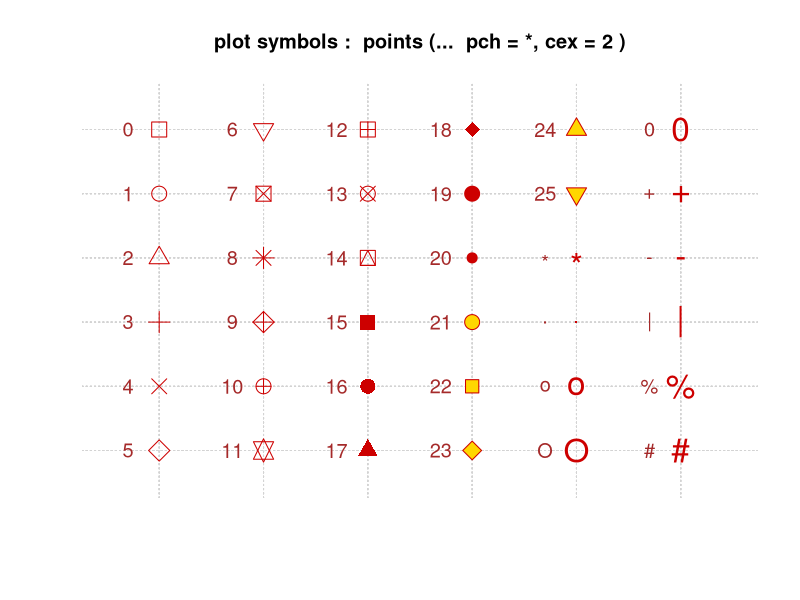
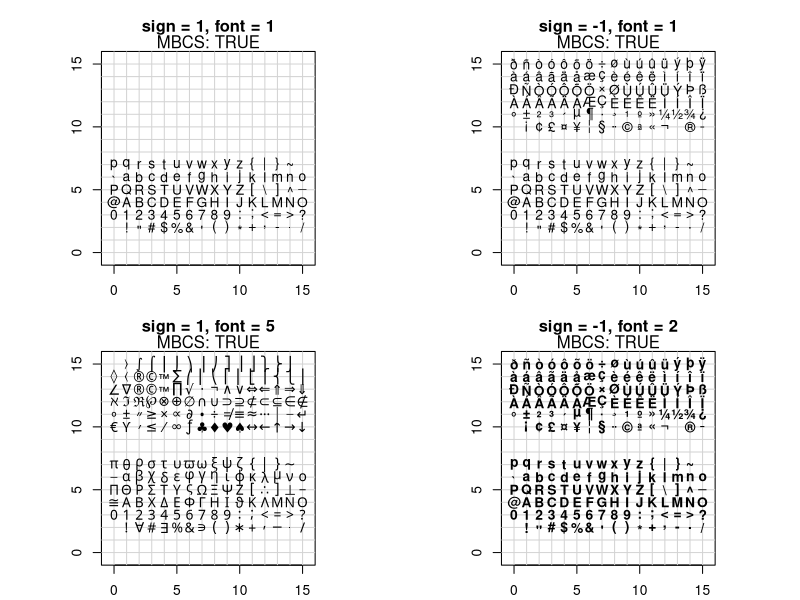
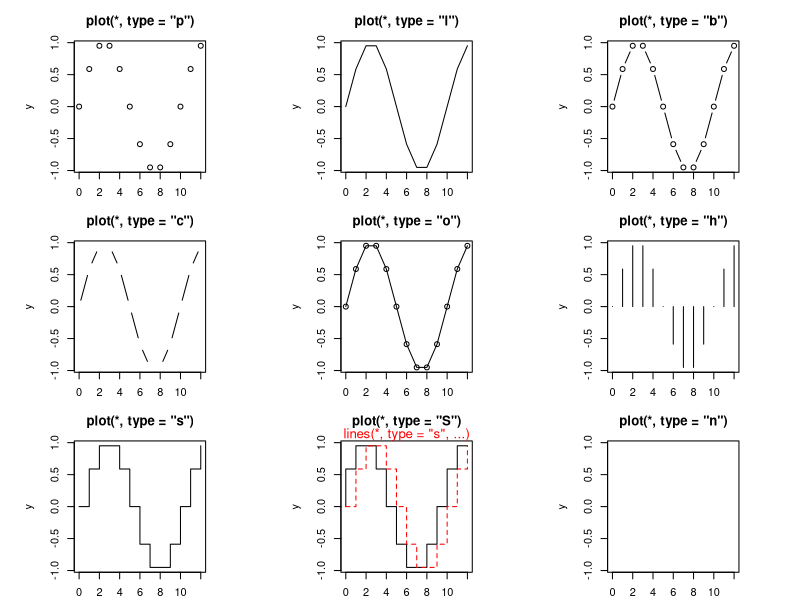
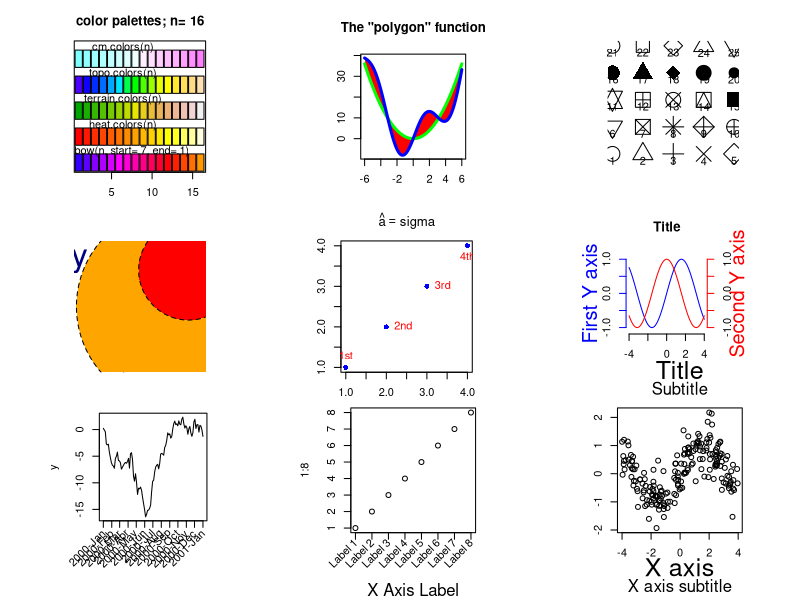
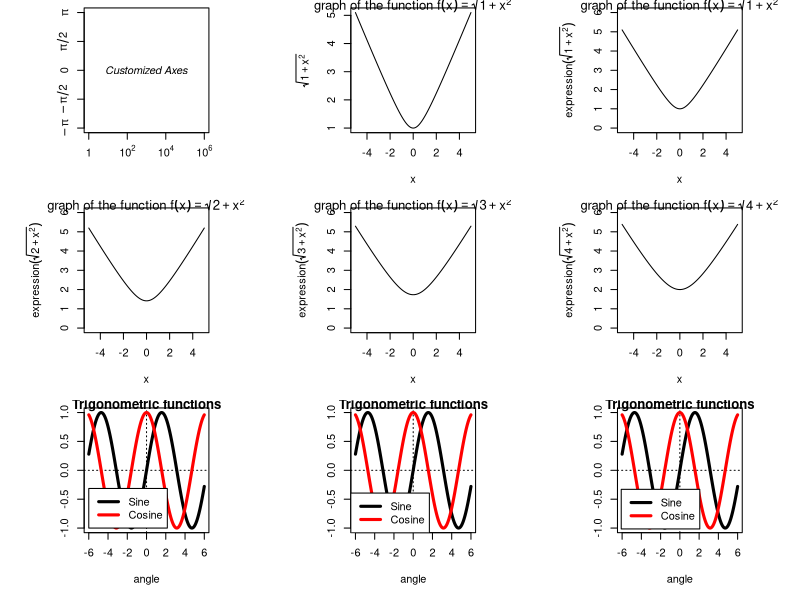
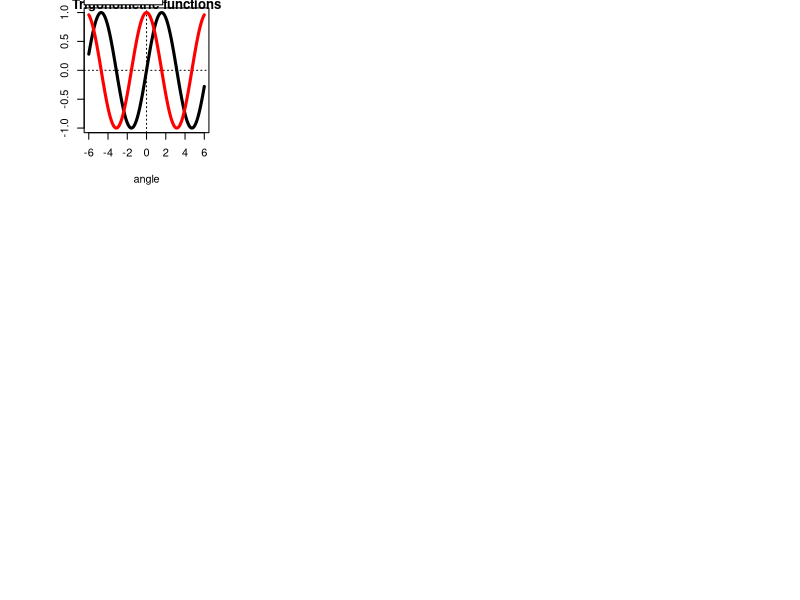
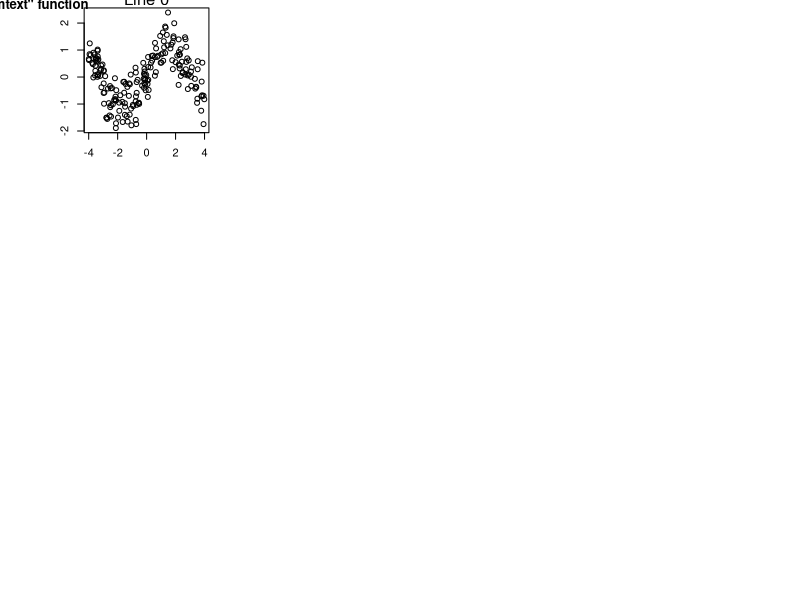
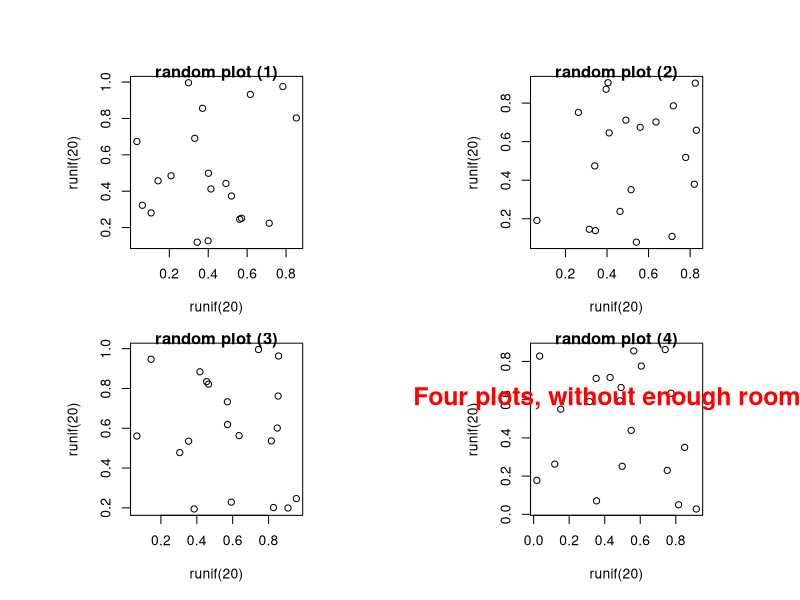

Write R code to recreate these figures, in order.
## ---- chunk 1
##-------- Showing all the extra & some char graphics symbols ---------
pchShow <-
  function(extras = c("*",".", "o","O","0","+","-","|","%","#"),
           cex = 2, ## good for both .Device=="postscript" and "x11"
           col = "red3", bg = "gold", coltext = "brown", cextext = 1.2,
           main = paste("plot symbols :  points (...  pch = *, cex =",
                        cex,")"))
  {
    nex <- length(extras)
    np  <- 26 + nex
    ipch <- 0:(np-1)
    k <- floor(sqrt(np))
    dd <- c(-1,1)/2
    rx <- dd + range(ix <- ipch %/% k)
    ry <- dd + range(iy <- 3 + (k-1)- ipch %% k)
    pch <- as.list(ipch) # list with integers & strings
    if(nex > 0) pch[26+ 1:nex] <- as.list(extras)
    plot(rx, ry, type = "n", axes  =  FALSE, xlab = "", ylab = "", main = main)
    abline(v = ix, h = iy, col = "lightgray", lty = "dotted")
    for(i in 1:np) {
      pc <- pch[[i]]
      ## 'col' symbols with a 'bg'-colored interior (where available) :
      points(ix[i], iy[i], pch = pc, col = col, bg = bg, cex = cex)
      if(cextext > 0)
          text(ix[i] - 0.3, iy[i], pc, col = coltext, cex = cextext)
    }
  }

pchShow()
## ---- chunk 2
## ------------ test code for various pch specifications -------------
# Try this in various font families (including Hershey)
# and locales.  Use sign = -1 asserts we want Latin-1.
# Standard cases in a MBCS locale will not plot the top half.
TestChars <- function(sign = 1, font = 1, ...)
{
   MB <- l10n_info()$MBCS
   r <- if(font == 5) { sign <- 1; c(32:126, 160:254)
       } else if(MB) 32:126 else 32:255
   if (sign == -1) r <- c(32:126, 160:255)
   par(pty = "s")
   plot(c(-1,16), c(-1,16), type = "n", xlab = "", ylab = "",
        xaxs = "i", yaxs = "i",
        main = sprintf("sign = %d, font = %d", sign, font))
   grid(17, 17, lty = 1) ; mtext(paste("MBCS:", MB))
   for(i in r) try(points(i%%16, i%/%16, pch = sign*i, font = font,...))
}
par(mfrow=c(2,2), mar = .1+ c(2,2,3,1))
TestChars()
try(TestChars(sign = -1))
TestChars(font = 5)  # Euro might be at 160 (0+10*16).
                     # macOS has apple at 240 (0+15*16).
try(TestChars(-1, font = 2))  # bold
## ---- chunk 3
x <- 0:12
y <- sin(pi/5 * x)
par(mfrow = c(3,3), mar = .1+ c(2,2,3,1))
for (tp in c("p","l","b",  "c","o","h",  "s","S","n")) {
   plot(y ~ x, type = tp, main = paste0("plot(*, type = \"", tp, "\")"))
   if(tp == "S") {
      lines(x, y, type = "s", col = "red", lty = 2)
      mtext("lines(*, type = \"s\", ...)", col = "red", cex = 0.8)
   }
}
## ---- chunk 4
# From the manual
ch.col <- c(
  "rainbow(n, start=.7, end=.1)",
  "heat.colors(n)",
  "terrain.colors(n)",
  "topo.colors(n)",
  "cm.colors(n)"
) # 选择颜色
n <- 16
nt <- length(ch.col)
i <- 1:n
j <- n / nt
d <- j / 6
dy <- 2 * d
plot(i, i + d,
  type = "n",
  yaxt = "n",
  ylab = "",
  main = paste("color palettes; n=", n)
)
for (k in 1:nt) {
  rect(i - .5, (k - 1) * j + dy, i + .4, k * j,
    col = eval(parse(text = ch.col[k]))
  ) # 咬人的函数/字符串解析为/转函数
  text(2 * j, k * j + dy / 4, ch.col[k])
}
## ---- chunk 5
my.col <- function(f, g, xmin, xmax, col, N = 200,
                   xlab = "", ylab = "", main = "") {
  x <- seq(xmin, xmax, length = N)
  fx <- f(x)
  gx <- g(x)
  plot(0, 0,
    type = "n",
    xlim = c(xmin, xmax),
    ylim = c(min(fx, gx), max(fx, gx)),
    xlab = xlab, ylab = ylab, main = main
  )
  polygon(c(x, rev(x)), c(fx, rev(gx)),
    col = "red", border = 0
  )
  lines(x, fx, lwd = 3, col = "green")
  lines(x, gx, lwd = 3, col = "blue")
}
op <- par(mar = c(3, 3, 4, 1) + .1)
my.col(function(x) x^2, function(x) x^2 + 10 * sin(x),
  -6, 6,
  main = "The \"polygon\" function"
)
par(op)
## ---- chunk 6
plot(0, 0,
  xlim = c(1, 5), ylim = c(-.5, 4),
  axes = F,
  xlab = "", ylab = ""
)
for (i in 0:4) {
  for (j in 1:5) {
    n <- 5 * i + j
    points(j, i,
      pch = n,
      cex = 3
    )
    text(j, i - .25, as.character(n))
  }
}
## ---- chunk 7
# https://jeroen.github.io/uros2018/#23
plot.new()
plot.window(xlim = c(0, 100), ylim = c(0, 100))
polygon(c(10, 40, 80), c(10, 80, 40), col = "hotpink")
text(40, 90, labels = "My drawing", col = "navyblue", cex = 3)
symbols(c(70, 80, 90), c(20, 50, 80),
  circles = c(10, 20, 10),
  bg = c("yellow", "orange", "red"), add = TRUE, lty = "dashed"
)
## ---- chunk 8
y <- x <- 1:4
plot(x, y, ann = F, col = "blue", pch = 16)
text(x, y,
  labels = c("1st", "2nd", "3rd", "4th"),
  col = "red", pos = c(3, 4, 4, 1), offset = 0.6
)
ahat <- "sigma"
# title(substitute(hat(a) == ahat, list(ahat = ahat)))
title(bquote(hat(a) == .(ahat)))
## ---- chunk 9
# 双Y轴
N <- 200
x <- seq(-4, 4, length = N)
y1 <- sin(x)
y2 <- cos(x)
op <- par(mar = c(5, 4, 4, 4)) # Add some space in the right margin
# The default is c(5,4,4,2) + .1
xlim <- range(x)
ylim <- c(-1.1, 1.1)
plot(x, y1,
  col = "blue", type = "l",
  xlim = xlim, ylim = ylim,
  axes = F, xlab = "", ylab = "", main = "Title"
)
axis(1)
axis(2, col = "blue")
par(new = TRUE)
plot(x, y2,
  col = "red", type = "l",
  xlim = xlim, ylim = ylim,
  axes = F, xlab = "", ylab = "", main = ""
)
axis(4, col = "red")
mtext("First Y axis", 2, line = 2, col = "blue", cex = 1.2)
mtext("Second Y axis", 4, line = 2, col = "red", cex = 1.2)
# 1,2,3,4 分别代表下左上右四个位置
## ---- chunk 10
# Rotated axis labels in R plots
# https://menugget.blogspot.com/2014/08/rotated-axis-labels-in-r-plots.html
# Example data
tmin <- as.Date("2000-01-01")
tmax <- as.Date("2001-01-01")
tlab <- seq(tmin, tmax, by = "month")
lab <- format(tlab, format = "%Y-%b")
set.seed(111)
x <- seq(tmin, tmax, length.out = 100)
y <- cumsum(rnorm(100))

# Plot
# png("plot_w_rotated_axis_labels.png", height = 3,
#     width = 6, units = "in", res = 300)
op <- par(mar = c(6, 4, 1, 1))
plot(x, y, t = "l", xaxt = "n", xlab = "")
axis(1, at = tlab, labels = FALSE)
text(
  x = tlab, y = par()$usr[3] - 0.1 * (par()$usr[4] - par()$usr[3]),
  labels = lab, srt = 45, adj = 1, xpd = TRUE
)
par(op)
# dev.off()
## ---- chunk 11
## Increase bottom margin to make room for rotated labels
par(mar = c(5, 4, .5, 2) + 0.1)
## Create plot with no x axis and no x axis label
plot(1:8, xaxt = "n", xlab = "")
## Set up x axis with tick marks alone
axis(1, labels = FALSE)
## Create some text labels
labels <- paste("Label", 1:8, sep = " ")
## Plot x axis labels at default tick marks
text(1:8, par("usr")[3] - 0.5,
  srt = 45, adj = 1,
  labels = labels, xpd = TRUE
)
## Plot x axis label at line 6 (of 7)
mtext(side = 1, text = "X Axis Label", line = 4)
## ---- chunk 12
N <- 200
x <- runif(N, -4, 4)
y <- sin(x) + .5 * rnorm(N)
plot(x, y, xlab = "", ylab = "", main = "")
mtext("Subtitle", 3, line = .8)
mtext("Title", 3, line = 2, cex = 1.5)
mtext("X axis", 1, line = 2.5, cex = 1.5)
mtext("X axis subtitle", 1, line = 3.7)
## ---- chunk 13
# 自定义坐标轴
plot(c(1, 1e6), c(-pi, pi),
  type = "n",
  axes = FALSE, ann = FALSE, log = "x"
)
axis(1,
  at = c(1, 1e2, 1e4, 1e6),
  labels = expression(1, 10^2, 10^4, 10^6)
)
axis(2,
  at = c(-pi, -pi / 2, 0, pi / 2, pi),
  labels = expression(-pi, -pi / 2, 0, pi / 2, pi)
)
text(1e3, 0, expression(italic("Customized Axes")))
box()
## ---- chunk 14
x <- seq(-5, 5, length = 200)
y <- sqrt(1 + x^2)
plot(y ~ x,
  type = "l",
  ylab = expression(sqrt(1 + x^2))
)
title(main = expression(
  "graph of the function f"(x) == sqrt(1 + x^2)
))
## ---- chunk 15
x <- seq(-5, 5, length = 200)
for (i in 1:4) { # 画四个图
  y <- sqrt(i + x^2)
  plot(y ~ x,
    type = "l",
    ylim = c(0, 6),
    ylab = substitute(
      expression(sqrt(i + x^2)),
      list(i = i)
    )
  )
  title(main = substitute(
    "graph of the function f"(x) == sqrt(i + x^2),
    list(i = i)
  ))
}
## ---- chunk 16
x <- seq(-6, 6, length = 200)
y <- sin(x)
z <- cos(x)
plot(y ~ x,
  type = "l", lwd = 3,
  ylab = "", xlab = "angle", main = "Trigonometric functions"
)
abline(h = 0, lty = 3)
abline(v = 0, lty = 3)
lines(z ~ x, type = "l", lwd = 3, col = "red")
legend(-6, -1,
  yjust = 0,
  c("Sine", "Cosine"),
  lwd = 3, lty = 1, col = c(par("fg"), "red")
)
## ---- chunk 17
xmin <- par("usr")[1]
xmax <- par("usr")[2]
ymin <- par("usr")[3]
ymax <- par("usr")[4]

plot(y ~ x,
  type = "l", lwd = 3,
  ylab = "", xlab = "angle", main = "Trigonometric functions"
)
abline(h = 0, lty = 3)
abline(v = 0, lty = 3)
lines(z ~ x, type = "l", lwd = 3, col = "red")
legend("bottomleft",
  c("Sine", "Cosine"),
  lwd = 3, lty = 1, col = c(par("fg"), "red")
)
## ---- chunk 18
plot(y ~ x,
  type = "l", lwd = 3,
  ylab = "", xlab = "angle", main = "Trigonometric functions"
)
abline(h = 0, lty = 3)
abline(v = 0, lty = 3)
lines(z ~ x, type = "l", lwd = 3, col = "red")
legend("bottomleft",
  c("Sine", "Cosine"),
  inset = c(.03, .03),
  lwd = 3, lty = 1, col = c(par("fg"), "red")
)
## ---- chunk 19
op <- par(no.readonly = TRUE)
plot(y ~ x,
  type = "l", lwd = 3,
  ylab = "", xlab = "angle", main = "Trigonometric functions"
)
abline(h = 0, lty = 3)
abline(v = 0, lty = 3)
lines(z ~ x, type = "l", lwd = 3, col = "red")
par(xpd = TRUE) # Do not clip to the drawing area 关键一行/允许出界
lambda <- .025
legend(par("usr")[1],
  (1 + lambda) * par("usr")[4] - lambda * par("usr")[3],
  c("Sine", "Cosine"),
  xjust = 0, yjust = 0,
  lwd = 3, lty = 1, col = c(par("fg"), "red")
)
par(op)
## ---- chunk 20
N <- 200
x <- runif(N, -4, 4)
y <- sin(x) + .5 * rnorm(N)
plot(x, y,
  xlab = "", ylab = "",
  main = paste(
    "The \"mtext\" function",
    paste(rep(" ", 60), collapse = "")
  )
)
mtext("Line 0", 3, line = 0)
mtext("Line 1", 3, line = 1)
mtext("Line 2", 3, line = 2)
mtext("Line 3", 3, line = 3)
## ---- chunk 21
# 多图排列/分屏 page 47
# 最常用的是 par mfrow mfcol分别按行/列放置图形
op <- par(
  mfrow = c(2, 2),
  oma = c(0, 0, 4, 0) # Outer margins
)
for (i in 1:4)
  plot(runif(20), runif(20),
    main = paste("random plot (", i, ")", sep = "")
  )
par(op)
mtext("Four plots, without enough room for this title",
  side = 3, font = 2, cex = 1.5, col = "red"
) # 总/大标题放不下
## ---- chunk 22
op <- par(
  mfrow = c(2, 2),
  oma = c(0, 0, 3, 0) # Outer margins
)
for (i in 1:4)
  plot(runif(20), runif(20),
    main = paste("random plot (", i, ")", sep = "")
  )
par(op)
mtext("Four plots, with some room for this title",
  side = 3, line = 1.5, font = 1, cex = 1.5, col = "red"
)
## ---- chunk 23
op <- par(
  mfrow = c(2, 2),
  oma = c(0, 0, 3, 0),
  mar = c(3, 3, 4, 1) + .1 # Margins
)
for (i in 1:4)
  plot(runif(20), runif(20),
    xlab = "", ylab = "",
    main = paste("random plot (", i, ")", sep = "")
  )
par(op)
mtext("Title",
  side = 3, line = 1.5, font = 2, cex = 2, col = "red"
)
## ---- chunk 24
plot(runif(5), runif(5),
  xlim = c(0, 1), ylim = c(0, 1)
)
points(runif(5), runif(5),
  col = "orange", pch = 16, cex = 3
)
lines(runif(5), runif(5), col = "red")
segments(runif(5), runif(5), runif(5), runif(5),
  col = "blue"
)
title(main = "Overlaying points, segments, lines...")
## ---- chunk 25
op <- par(oma = c(0, 0, 3, 0))
layout(matrix(c(
  1, 1, 1,
  2, 3, 4,
  2, 3, 4
), nr = 3, byrow = TRUE))
hist(rnorm(n), col = "light blue")
hist(rnorm(n), col = "light blue")
hist(rnorm(n), col = "light blue")
hist(rnorm(n), col = "light blue")
mtext("The \"layout\" function",
  side = 3, outer = TRUE,
  font = 2, cex = 1.2
)
## ---- chunk 26
plot(1:12,
  type = "b", main = "'fg' : axes, ticks and box in gray",
  fg = gray(0.7), bty = "7", sub = R.version.string
)
par(fig = c(1, 6, 5, 10) / 10, new = T)
plot(6:10,
  type = "b", main = "",
  fg = gray(0.7), bty = "7", xlab = R.version.string
)
## ---- chunk 27
n <- 1000
x <- rt(n, df = 10)
hist(x,
  col = "light blue",
  probability = "TRUE", main = "",
  ylim = c(0, 1.2 * max(density(x)$y))
)
lines(density(x),
  col = "red",
  lwd = 3
)
op <- par(
  fig = c(.02, .4, .5, .98),
  new = TRUE
)
qqnorm(x,
  xlab = "", ylab = "", main = "",
  axes = FALSE
)
qqline(x, col = "red", lwd = 2)
box(lwd = 2)
par(op)
## ---- chunk 28
random.plot <- function() {
  N <- 200
  f <- sample(
    list(
      rnorm,
      function(x) {
        rt(x, df = 2)
      },
      rlnorm,
      runif
    ),
    1
  ) [[1]]
  x <- f(N)
  hist(x, col = "lightblue", main = "", xlab = "", ylab = "", axes = F)
  axis(1)
}
op <- par(bg = "white", mar = c(2.5, 2, 1, 2))
split.screen(c(2, 1))
split.screen(c(1, 3), screen = 2)
screen(1)
random.plot()
# screen(2); random.plot() # Screen 2 was split into three screens: 3, 4, 5
screen(3)
random.plot()
screen(4)
random.plot()
screen(5)
random.plot()
close.screen(all = TRUE)
par(op)
## ---- chunk 29
data(diamonds, package = "ggplot2") # 加载数据
par(mar = c(2, 5, 1, 1))
barCenters <- barplot(table(diamonds$cut),
  col = "lightblue", axes = FALSE,
  axisnames = FALSE, horiz = TRUE, border = "white"
)
text(
  y = barCenters, x = par("usr")[3],
  adj = 1, labels = names(table(diamonds$cut)), xpd = TRUE
)
axis(1,
  labels = seq(0, 25000, by = 5000), at = seq(0, 25000, by = 5000),
  las = 1, col = "gray"
)
grid()
## ---- chunk 30
set.seed(123456)
barPois <- table(stats::rpois(1000, lambda = 5))
plot(barPois, col = "lightblue", type = "h", lwd = 10, main = "")
box(col = "gray")
## ---- chunk 31
set.seed(1234)
n <- 2^24
x <- runif(n, 0, 1)
delta <- 0.01
len <- diff(c(0, which(x < delta), n + 1)) - 1
ylim <- seq(0, 1800, by = 300)
xlim <- seq(0, 100, by = 20)
p <- hist(len[len < 101], breaks = -1:100 + 0.5, plot = FALSE)
plot(p, ann = FALSE, axes = FALSE, col = "lightblue", border = "white", main = "")
axis(1, labels = xlim, at = xlim, las = 1) # x 轴
axis(2, labels = ylim, at = ylim, las = 0) # y 轴
box(col = "gray")
## ---- chunk 32
with(data = faithful, {
  hist(eruptions, seq(1.6, 5.2, 0.2), prob = TRUE, main = "")
  lines(density(eruptions, bw = 0.1))
  rug(eruptions) # 添加数据点
})
## ---- chunk 33
hist(longley$Unemployed,
  probability = TRUE,
  col = "light blue", main = ""
)
# 添加密度估计
lines(density(longley$Unemployed),
  col = "red",
  lwd = 3
)
## ---- chunk 34
# hist(longley$Unemployed, density = 1, angle = 45)
# hist(longley$Unemployed, density = 3, angle = 15)
# hist(longley$Unemployed, density = 1, angle = 15)
hist(longley$Unemployed, density = 3, angle = 45, main = "")
## ---- chunk 35
library(MASS)
data(galaxies)
galaxies <- galaxies/1000
# Bandwidth Selection by Pilot Estimation of Derivatives
c(width.SJ(galaxies, method = "dpi"), width.SJ(galaxies))
plot(x = c(5, 40), y = c(0, 0.2), type = "n", bty = "l",
         xlab = "velocity of galaxy (km/s)", ylab = "density")
rug(galaxies)
lines(density(galaxies, width = 3.25, n = 200),col = 'blue', lty = 1)
lines(density(galaxies, width = 2.56, n = 200),col = 'red', lty = 3)
## ---- chunk 36
x <- seq(from = 110, to = 174, by = 0.5)
y1 <- dnorm(x, mean = 145, sd = 9)
y2 <- dnorm(x, mean = 138, sd = 8)
plot(x, y1, type="l", lwd=2, col="red",
     main="Systolic Blood Pressure Before and After Treatment",
     xlab = "Systolic Blood Pressure (mmHg)",
     ylab = "Frequency", yaxt="n",
     xlim = c(110, 175), ylim = c(0, 0.05))
lines(x, y2)
polygon(c(110,x,175),c(0,y2,0), col="firebrick3",
     border = "white")
polygon(c(117,x,175),c(0,y1,0), col="dodgerblue4",
     border = "white")
ylab = c(seq(from=0, to=175, by=25))
y = c(seq(from=0, to=0.05, length.out = 8))
axis(2,at=y,labels=ylab, las=1)
text(x = 120, y = 0.045, "- Pre-Treatment BP", col = "dodgerblue4", cex = 0.9)
text(x = 120, y = 0.04, " - Post-Treatment BP", col = "firebrick3", cex = 0.9)
points(109, 0.0445, pch = 15, col = "dodgerblue4")
points(109, 0.0395, pch = 15, col = "firebrick3")
## ---- chunk 37
days <- abs(rnorm(1000, 80, 125))
plot(density(days, from = 0),
  main = "Density plot",
  xlab = "Number of days since trial started"
)
plot(density(days, from = 0, to = 180, adjust = 0.2),
  main = "Density plot - Up to 180 days (86% of data)",
  xlab = "Number of days since trial started"
)
## ---- chunk 38
library(survival)
surv.days <- Surv(days)
surv.fit <- survfit(surv.days ~ 1)
plot(surv.fit,
  main = "Kaplan-Meier estimate with 95% confidence bounds (86% of data)",
  xlab = "Days since trial started",
  xlim = c(0, 180),
  ylab = "Survival function"
)
grid(20, 10, lwd = 2)
## ---- chunk 39
with(data = faithful, {
  long <- eruptions[eruptions > 3]
  plot(ecdf(long), do.points = FALSE, verticals = TRUE, main = "")
  x <- seq(3, 5.4, 0.01)
  lines(x, pnorm(x, mean = mean(long), sd = sqrt(var(long))), lty = 3)
})
## ---- chunk 40
with(data = faithful, {
  long <- eruptions[eruptions > 3]
  par(pty = "s") # arrange for a square figure region
  qqnorm(long, main = "")
  qqline(long)
})
## ---- chunk 41
matplot(time(EuStockMarkets), EuStockMarkets,
  main = "",
  xlab = "Date", ylab = "closing prices",
  pch = 17, type = "l", col = 1:4
)
legend("topleft", colnames(EuStockMarkets), pch = 17, lty = 1, col = 1:4)
## ---- chunk 42
pie.sales <- c(0.12, 0.3, 0.26, 0.16, 0.04, 0.12)
names(pie.sales) <- c(
  "Blueberry", "Cherry",
  "Apple", "Boston Cream", "Other", "Vanilla Cream"
)
pie(pie.sales, clockwise = TRUE, main = "")
segments(0, 0, 0, 1, col = "red", lwd = 2)
text(0, 1, "init.angle = 90", col = "red")
## ---- chunk 43
stem(longley$Unemployed)
## ---- chunk 44
stripchart(longley$Unemployed, method = "jitter", jitter = 0.1, pch = 16, col = "lightblue")
stripchart(longley$Unemployed, method = "overplot", pch = 16, col = "lightblue")
## ---- chunk 45
# 加载数据集
data(topo, package = "MASS")
# 查看数据集
str(topo)
## ---- chunk 46
plot(y ~ x,
  cex = (960 - z) / (960 - 690) * 3, data = topo,
  xlab = "X Coordinates", ylab = "Y coordinates"
)
## ---- chunk 47
plot(mpg ~ hp,
  data = subset(mtcars, am == 1), pch = 16, col = "blue",
  xlim = c(50, 350), ylim = c(10, 35)
)
points(mpg ~ hp,
  col = "red", pch = 16,
  data = subset(mtcars, am == 0)
)
legend(300, 35,
  c("1", "0"),
  title = "am",
  col = c("blue", "red"),
  pch = c(16, 16)
)
## ---- chunk 48
plot(Sepal.Length ~ Sepal.Width, data = iris, col = Species, pch = 16)
legend("topright",
  legend = unique(iris$Species), box.col = "gray",
  pch = 16, col = unique(iris$Species)
)
box(col = "gray")
## ---- chunk 49
data("iris")
pch <- rep(16, length(iris$Petal.Length))
pch[which(iris$Petal.Length < 1.4)] <- 17
stripchart(Petal.Length ~ Species,
  data = iris,
  vertical = TRUE, method = "jitter",
  pch = pch
)
# 对比一下
stripchart(Petal.Length ~ Species,
  data = iris, subset = Petal.Length > 1.4,
  vertical = TRUE, method = "jitter", ylim = c(1, 7),
  pch = 16
)
stripchart(Petal.Length ~ Species,
  data = iris, subset = Petal.Length < 1.4,
  vertical = TRUE, method = "jitter", add = TRUE,
  pch = 17, col = "red"
)
## ---- chunk 50
x1 <- matrix(rnorm(1e3), ncol = 2)
x2 <- matrix(rnorm(1e3, mean = 3, sd = 1.5), ncol = 2)
x <- rbind(x1, x2)
dcols <- densCols(x)
graphics::plot(x, col = dcols, pch = 20, panel.first = grid())
# title(main = "n = 1000", xpd = TRUE)
## ---- chunk 51
plot(Volume ~ Height,
  data = trees, pch = 16, cex = Girth / 8,
  col = rev(terrain.colors(nrow(trees), alpha = .5))
)
box(col = "gray")
## ---- chunk 52
A <- c(
  79.98, 80.04, 80.02, 80.04, 80.03, 80.03, 80.04, 79.97,
  80.05, 80.03, 80.02, 80, 80.02
)
B <- c(80.02, 79.94, 79.98, 79.97, 79.97, 80.03, 79.95, 79.97)
boxplot(A, B)
## ---- chunk 53
with(data = iris, {
  op <- par(mfrow = c(2, 2), mar = c(4, 4, 2, .5))
  plot(Sepal.Length ~ Species)
  plot(Sepal.Width ~ Species)
  plot(Petal.Length ~ Species)
  plot(Petal.Width ~ Species)
  par(op)
  mtext("Edgar Anderson's Iris Data", side = 3, line = 4)
})
## ---- chunk 54
boxplot(longley$Unemployed)
# 水平放置
boxplot(longley$Unemployed,
  horizontal = TRUE,
  col = "pink",
  main = ""
)
## ---- chunk 55
data(InsectSprays)
boxplot(count ~ spray,
  data = InsectSprays,
  col = "pink",
  xlab = "Spray",
  ylab = "Count",
  main = ""
)
## ---- chunk 56
boxplot(count ~ spray,
  data = InsectSprays,
  col = "pink",
  horizontal = TRUE,
  las = 1, # Horizontal labels
  xlab = "Count",
  ylab = "Spray",
  main = ""
)
## ---- chunk 57
# example from boxplot:
with(ToothGrowth, {
    boxplot(len ~ dose, boxwex = 0.25, at = 1:3 - 0.2,
            subset = (supp == "VC"), col = "yellow",
            main = "Guinea Pigs' Tooth Growth",
            xlab = "Vitamin C dose mg",
            ylab = "tooth length", ylim = c(0, 35))
    boxplot(len ~ dose, add = TRUE, boxwex = 0.25, at = 1:3 + 0.2,
            subset = supp == "OJ", col = "orange")
    legend(2, 9, c("Ascorbic acid", "Orange juice"),
           fill = c("yellow", "orange"))
})
## ---- chunk 58
# alternate form that avoids subset argument:
with(subset(ToothGrowth, supp == "VC"),
     boxplot(len ~ dose, boxwex = 0.25, at = 1:3 - 0.2,
             col = "yellow", main = "Guinea Pigs' Tooth Growth",
             xlab = "Vitamin C dose mg",
             ylab = "tooth length", ylim = c(0, 35)))
with(subset(ToothGrowth,  supp == "OJ"),
     boxplot(len ~ dose, add = TRUE, boxwex = 0.25, at = 1:3 + 0.2,
             col = "orange"))
legend(2, 9, c("Ascorbic acid", "Orange juice"),
       fill = c("yellow", "orange"))
## ---- chunk 59
plot(AirPassengers)
box(col = "gray")
## ---- chunk 60
library(pracma)
##  First zero on the critical line s = 0.5 + i t
x <- seq(0, 20, len=1001)
z <- 0.5 + x*1i
fr <- Re(zeta(z))
fi <- Im(zeta(z))
fa <- abs(zeta(z))
plot(x, fa, type="n", xlim = c(0, 20), ylim = c(-1.5, 2.5),
     xlab = "Imaginary part (on critical line)", ylab = "Function value",
     main = "Riemann's Zeta Function along the critical line")
grid()	 
lines(x, fr, col="blue")
lines(x, fi, col="darkgreen")
lines(x, fa, col = "red", lwd = 2)
points(14.1347, 0, col = "darkred")
legend(0, 2.4, c("real part", "imaginary part", "absolute value"),
       lty = 1, lwd = c(1, 1, 2), col = c("blue", "darkgreen", "red"))
## ---- chunk 61
plot(HairEyeColor, col = "lightblue", border = "white", main = "")
## ---- chunk 62
pairs(longley,
  gap = 0,
  diag.panel = function(x, ...) {
    par(new = TRUE)
    hist(x,
      col = "light blue",
      probability = TRUE,
      axes = FALSE,
      main = ""
    )
    lines(density(x),
      col = "red",
      lwd = 3
    )
    rug(x)
  }
)
## ---- chunk 63
# 自带 layout
plot(iris[,-5],col = iris$Species)
## ---- chunk 64
# 代码来自 ?map
par(mar = c(0, 0, 2, 0))
library(mapproj)
data(unemp)
data(county.fips)
colors <- c("#F1EEF6", "#D4B9DA", "#C994C7", "#DF65B0", "#DD1C77", "#980043")
unemp$colorBuckets <- as.numeric(cut(unemp$unemp, c(0, 2, 4, 6, 8, 10, 100)))
leg.txt <- c("<2%", "2-4%", "4-6%", "6-8%", "8-10%", ">10%")
cnty.fips <- county.fips$fips[match(
  map("county", plot = FALSE)$names,
  county.fips$polyname
)]
colorsmatched <- unemp$colorBuckets [match(cnty.fips, unemp$fips)]
# draw map
map("county",
  col = colors[colorsmatched], fill = TRUE, resolution = 0,
  lty = 0, projection = "polyconic"
)
map("state",
  col = "white", fill = FALSE, add = TRUE, lty = 1, lwd = 0.2,
  projection = "polyconic"
)
title("unemployment by county, 2009")
legend("bottomleft", leg.txt,
  horiz = FALSE, fill = colors,
  border = "gray"
)
## ---- chunk 65
# 带有图标题
par(mar = c(4.1, 4.1, 4.5, 1.5), ps = 13, family = "Times")
x <- rnorm(10)
y <- x + rnorm(5, sd = 0.25)
model <- lm(y ~ x)
rsq <- summary(model)$r.squared
rsq <- signif(rsq, 4)
plot(x, y, main = "Hello \\LaTeX!", xlab = "$x$", ylab = "$y$")
abline(model, col = "red")
mtext(paste("Linear model: $R^{2}=", rsq, "$"), line = 0.5)
legend("bottomright", legend = paste("$y = ", round(coef(model)[2], 3),
  "x +", round(coef(model)[1], 3), "$",
  sep = ""
), bty = "n")

plot(x, y, main = "Hello \\LaTeX!", xlab = "$x$", ylab = "$y$")
abline(model, col = "red")
mtext(paste("Linear model: $R^{2}=", rsq, "$"), line = 0.5)
legend("bottomright", legend = paste("$y = ", round(coef(model)[2], 3),
  "x +", round(coef(model)[1], 3), "$",
  sep = ""
), bty = "n")
## ---- chunk 66
x0 <- 2^(-20:10)
nus <- c(0:5, 10, 20)
x <- seq(0, 4, length.out = 501)

plot(x0, x0^-8,
  frame.plot = TRUE, # 添加绘图框
  log = "xy", # x 和 y 轴都取对数尺度
  axes = FALSE, # 去掉坐标轴
  xlab = "$u$",
  ylab = "$\\mathcal{K}_{\\kappa}(u)$", # 设置坐标轴标签
  type = "n", # 清除绘图区域的内容
  ann = TRUE, # 添加标题 x和y轴标签
  panel.first = grid() # 添加背景参考线
)

axis(1,
  at = c(1e-08, 1e-06, 1e-04, 1e-02, 1, 1e+02),
  labels = expression(10^-8, 10^-6, 10^-4, 10^-2, 1, 10^2)
)
axis(2,
  at = c(1e-16, 1, 1e+16, 1e+32, 1e+48),
  labels = expression(10^-16, 1, 10^16, 10^32, 10^48), las = 1
)
# 设置线条颜色
cols <- RColorBrewer::brewer.pal(9, name = "Spectral")
# gray.colors(9) terrain.colors(9)  RColorBrewer::brewer.pal(9,name = "Spectral")
for (i in seq(length(nus)))
  lines(x0, besselK(x0, nu = nus[i]), col = cols[i], lwd = 2)
legend("topright",
  legend = paste0("$\\kappa=", rev(nus), "$"),
  col = rev(cols), lwd = 2, cex = 0.5
)

# 数据变化范围太大，因此横纵坐标轴都取了以10为底的对数，数据可以紧凑的在一张图内展示
x <- seq(0, 40, length.out = 801)
x <- x[x > 0]
plot(x, x,
  frame.plot = TRUE,
  ylim = c(1e-18, 1e11), log = "y", xlab = "$u$", type = "n", yaxt = "n",
  ylab = "$\\mathcal{K}_{\\kappa}(u)$", ann = TRUE, panel.first = grid()
)
axis(2,
  at = c(1e-19, 1e-12, 1e-05, 1e+02, 1e+09),
  labels = expression(10^-19, 10^-12, 10^-5, 10^2, 10^9), las = 1
)

for (i in seq(length(nus)))
  lines(x, besselK(x, nu = nus[i]), col = cols[i], lwd = 2)
legend("topright",
  legend = paste0("$\\kappa=", rev(nus), "$"),
  col = rev(cols), lwd = 2, cex = 0.5
)
## ---- chunk 67
grSoftVersion()
## ---- chunk 68
capabilities()
## ---- chunk 69
apropos("dev.")
